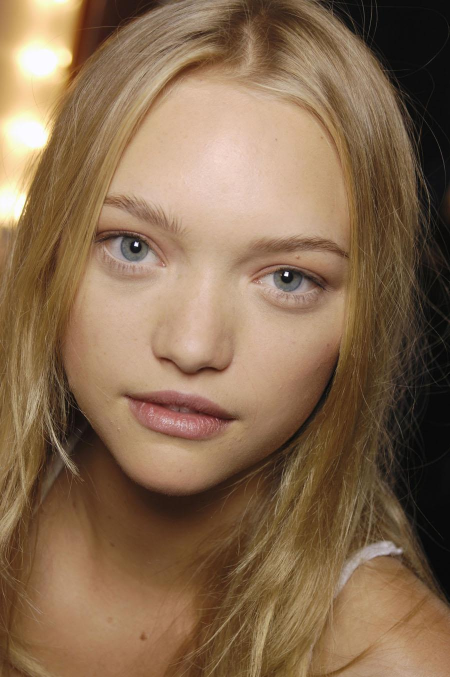
#> input picture data/inputs/015309.jpg, 900 x 1354 px (shown at 1/2 size); its folder holds only this picture in this run
$ python process_image.py
#> lines starting #> are read from the running program, lines starting #| are printed output that depends on the picture
### utils/process_exif.py
from PIL import Image, ExifTags
import os


# [19 lines left out: function process_orientation, not called in this run]


def remove_exif(path):
#> called with path = '../data/inputs/015309.jpg'
    image = Image.open(path)
#> image is the input picture: PIL image 900x1354 RGB; mean R, G, B 135.2, 107.1, 80.1
    exif_data = image.getexif()
    if exif_data:
        print(f"Detected exif_data in {os.path.basename(path)}")
        orientation = exif_data.get(274)
        image = process_orientation(image, orientation)

        data = list(image.getdata())
        image_without_exif = Image.new(image.mode, image.size)
        image_without_exif.putdata(data)
        image_without_exif.save(path)
        # rotated_image = image_without_exif.rotate(-90, expand=True)
        # rotated_image.save(path)
        image.close()
        image_without_exif.close()
        # rotated_image.close()
        return
    else:
        print(f"Image not affected - did not detect exif data in {os.path.basename(path)}")
        return


# [2 lines that do not run on import are left out]

### utils/resize_image.py
# Code taken from https://gist.github.com/Norod/223b81b7131cec3ac21cf3be3e47a597

import cv2
import numpy as np
from PIL import Image
import os

def detect_and_crop_head(input_img_path, output_image_path, factor=1.7, target_resolution=(1024, 1024)):
#> called with input_img_path = '../data/inputs/015309.jpg', output_image_path = '../data/inputs/015309.jpg', factor = 1.7, target_resolution = (1024, 1024)
    face_cascade = cv2.CascadeClassifier(cv2.data.haarcascades + 'haarcascade_frontalface_default.xml')

    image = Image.open(input_img_path)
    cv_image = cv2.cvtColor(np.array(image), cv2.COLOR_RGB2BGR)
    gray_image = cv2.cvtColor(cv_image, cv2.COLOR_BGR2GRAY)
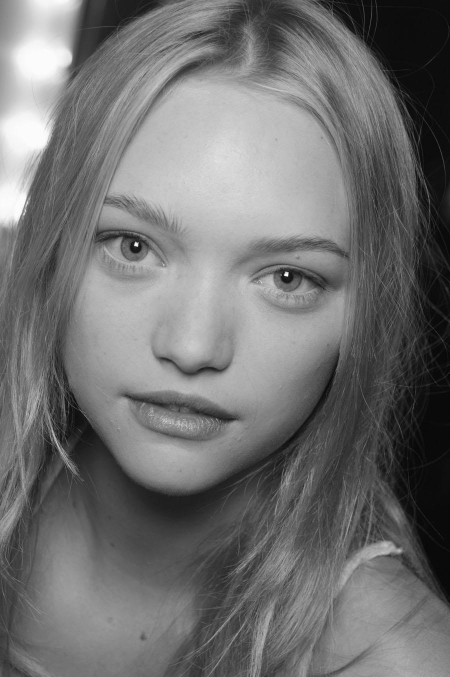
#> gray_image: shape (1354, 900) (shown at 1/2 size); min 0, max 255, mean 112.5

    faces = face_cascade.detectMultiScale(gray_image, scaleFactor=1.3, minNeighbors=5)
#> faces = [[10, 44, 128, 128], [106, 290, 646, 646]]

    if len(faces) > 0:
        x, y, w, h = faces[0]
#> x = 10; y = 44; w = 128; h = 128

        center_x = x + w // 2
#> center_x = 74
        center_y = y + h // 2
#> center_y = 108
        size = int(max(w,h) * factor)
#> size = 217
        x_new = max(0, center_x - size // 2)
#> x_new = 0
        y_new = max(0, center_y - size // 2)
#> y_new = 0

        x_new_end = min(cv_image.shape[1], x_new + size)
#> x_new_end = 217
        y_new_end = min(cv_image.shape[0], y_new + size)
#> y_new_end = 217

        cropped_head = cv_image[y_new:y_new_end, x_new:x_new_end]
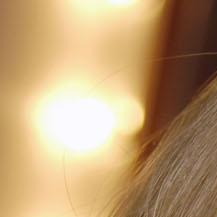
#> cropped_head: shape (217, 217, 3); mean B, G, R 115.5, 158.5, 190.5
        resized_head = cv2.resize(cropped_head, target_resolution)

        resized_head_pil = Image.fromarray(cv2.cvtColor(resized_head, cv2.COLOR_BGR2RGB))
        resized_head_pil.save(output_image_path)
        print(f"Cropped, resized, and saved {os.path.basename(output_image_path)} successfully")
    else:
        print("No faces detected in the input image.")


# [4 lines that do not run on import are left out]

### utils/process_image.py
from resize_image import detect_and_crop_head
from PIL import Image
import os
from process_exif import remove_exif


def main(path):
    for f in os.listdir(path):
        file_name, file_format = os.path.splitext(f)
        file = file_name + file_format.lower()

        original_file = os.path.join(path, f)
        new_file = os.path.join(path, file)

        if f != file:
            os.rename(original_file, new_file)

        if file.endswith(".jpg") or file.endswith(".jpeg") or file.endswith(".png"):
            file_path = os.path.join(path, file)
            remove_exif(file_path)
            detect_and_crop_head(file_path, file_path)


if __name__ == "__main__":
    path = "../data/inputs"
    main(path)
